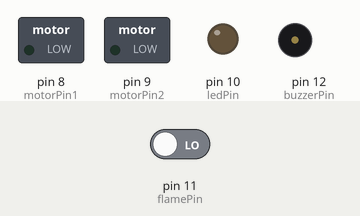
This sketch was run on a simulated Arduino Uno, built with avr-gcc and run on an emulated ATmega328P. Parts: switched loads named in the sketch (green lamp = pin HIGH), output pins drawn as LEDs (lit = HIGH), buzzer (waves = sounding, pin HIGH). The inputs (shaded band) are chosen by the test bench; at power-on: pin 11 (flamePin) LOW. The local clock reads 2024-03-15 10:24:30 at power-on unless the sketch sets it; what the sketch prints to the serial monitor is not drawn.

Above: at 1.2 s.
1.3 s: pin 11 (flamePin) driven HIGH
At 1.8 s:
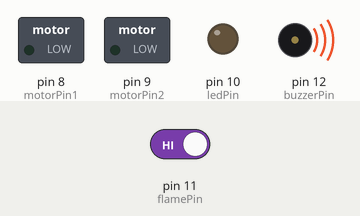
Timing chart, 0 to 4.3 s (numbered marks = the images above; inputs shaded):
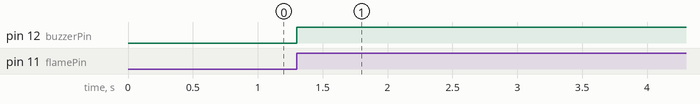

The sketch:

FinalProject.ino
```cpp
#include <IRremote.h>
#include <Wire.h>
#include <RTClib.h>

const int IR_RECEIVE_PIN = 7;

// Motor driver pins
const int motorPin1 = 8;
const int motorPin2 = 9;

// LED pin
const int ledPin = 10;

// Flame sensor and buzzer
const int flamePin = 11;
const int buzzerPin = 12;

// RTC object
RTC_DS3231 rtc;

void setup() {
  Serial.begin(9600);
  IrReceiver.begin(IR_RECEIVE_PIN, ENABLE_LED_FEEDBACK);

  pinMode(motorPin1, OUTPUT);
  pinMode(motorPin2, OUTPUT);
  pinMode(ledPin, OUTPUT);
  pinMode(flamePin, INPUT);
  pinMode(buzzerPin, OUTPUT);

  digitalWrite(motorPin1, LOW);
  digitalWrite(motorPin2, LOW);
  digitalWrite(ledPin, LOW);
  digitalWrite(buzzerPin, LOW);

  if (!rtc.begin()) {
    Serial.println("Couldn't find RTC");
    while (1);
  }

  if (rtc.lostPower()) {
    Serial.println("RTC lost power, setting time!");
    rtc.adjust(DateTime(F(__DATE__), F(__TIME__)));
  }

  Serial.println("IR + Fan + Light + RTC + Flame Sensor Ready...");
}

void loop() {
  static unsigned long lastTimePrint = 0;
  static DateTime now;

  // Show time every second
  if (millis() - lastTimePrint > 1000) {
    now = rtc.now();
    Serial.print("Time: ");
    Serial.print(now.hour());
    Serial.print(':');
    Serial.print(now.minute());
    Serial.print(':');
    Serial.println(now.second());
    lastTimePrint = millis();
  }

  // Auto Fan Control Based on Time
  if (now.hour() == 19 && now.minute() == 21 && now.second() == 15) {
    Serial.println("⏰ Auto Fan ON (19:21:15)");
    digitalWrite(motorPin1, HIGH);
    digitalWrite(motorPin2, LOW);
  }

  if (now.hour() == 19 && now.minute() == 22 && now.second() == 0) {
    Serial.println("⏰ Auto Fan OFF (19:22:00)");
    digitalWrite(motorPin1, LOW);
    digitalWrite(motorPin2, LOW);
  }

  // 🔥 Flame detection and buzzer (only for flame!)
  int flameDetected = digitalRead(flamePin);
  if (flameDetected == HIGH) {
    Serial.println("🔥 Flame Detected! Sounding Alarm for 5 seconds...");
    digitalWrite(buzzerPin, HIGH);
    delay(5000);
    digitalWrite(buzzerPin, LOW);
  }

  // 📟 IR Remote control
  if (IrReceiver.decode()) {
    uint8_t code = IrReceiver.decodedIRData.command;
    Serial.print("Received IR Code: ");
    Serial.println(code);

    switch (code) {
      case 7: // Fan ON
        Serial.println("Fan ON (Manual)");
        digitalWrite(motorPin1, HIGH);
        digitalWrite(motorPin2, LOW);
        break;

      case 21: // Fan OFF
        Serial.println("Fan OFF (Manual)");
        digitalWrite(motorPin1, LOW);
        digitalWrite(motorPin2, LOW);
        break;

      case 68: // LED ON
        Serial.println("Light ON");
        digitalWrite(ledPin, HIGH);
        break;

      case 64: // LED OFF
        Serial.println("Light OFF");
        digitalWrite(ledPin, LOW);
        break;

      default:
        Serial.println("Unknown button");
        break;
    }

    IrReceiver.resume(); // Ready for next IR input
  }
}
```

Measured:
- after the input at 1.3 s, pin 12 (buzzerPin): LOW → HIGH at once
